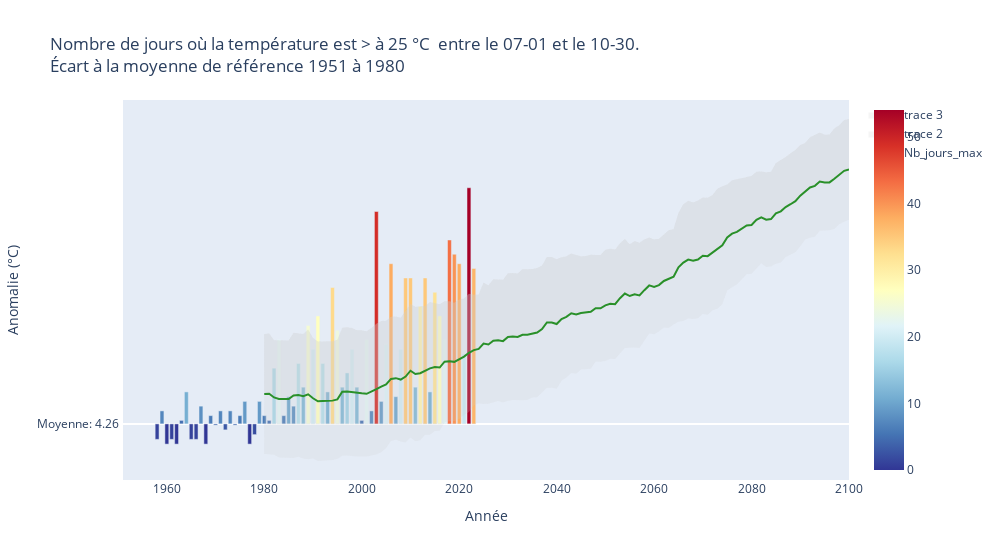

The notebook cell saved with this chart:
### Code cell
fig = uh.main_indic_nb_jour_consecutif(
    df_mf,
    df_drias,
    indicateur,
    seuil,
    periode_start,
    periode_end,
    dict_indicateurs,
    signe,
)
fig.show()

### Figure 1 — Plotly figure (JSON) as saved in the notebook; plotly's stock layout.template omitted (floating-point values rounded to 4 significant figures; data arrays with more than 128 entries replaced by an {"elided": "..."} marker saying what was removed)
{"data": [{"hovertemplate": "Année: %{x}<br>Anomalie: %{y:.1f}°", "marker": {"color": [0, 1, 0, 5, 11, 1, 1, 8, 0, 6, 4, 7, 3, 7, 4, 6, 9, 0, 2, 9, 6, 5, 16, 22, 6, 10, 8, 17, 12, 25, 20, 27, 17, 11, 33, 24, 12, 15, 20, 12, 5, 22, 7, 49, 9, 21, 38, 10, 20, 35, 35, 12, 29, 35, 11, 32, 27, 22, 43, 40, 1, 7, 38, 19, 54, 37], "coloraxis": "coloraxis"}, "name": "Nb_jours_max", "type": "bar", "x": [1960, 1961, 1962, 1963, 1964, 1965, 1966, 1967, 1968, 1969, 1970, 1971, 1972, 1973, 1974, 1975, 1976, 1977, 1978, 1979, 1980, 1981, 1982, 1983, 1984, 1985, 1986, 1987, 1988, 1989, 1990, 1991, 1992, 1993, 1994, 1995, 1996, 1997, 1998, 1999, 2000, 2001, 2002, 2003, 2004, 2005, 2006, 2007, 2008, 2009, 2010, 2011, 2012, 2013, 2014, 2015, 2016, 2017, 2018, 2019, 1958, 1959, 2020, 2021, 2022, 2023], "y": [-4.261, -3.261, -4.261, 0.7391, 6.739, -3.261, -3.261, 3.739, -4.261, 1.739, -0.2609, 2.739, -1.261, 2.739, -0.2609, 1.739, 4.739, -4.261, -2.261, 4.739, 1.739, 0.7391, 11.74, 17.74, 1.739, 5.739, 3.739, 12.74, 7.739, 20.74, 15.74, 22.74, 12.74, 6.739, 28.74, 19.74, 7.739, 10.74, 15.74, 7.739, 0.7391, 17.74, 2.739, 44.74, 4.739, 16.74, 33.74, 5.739, 15.74, 30.74, 30.74, 7.739, 24.74, 30.74, 6.739, 27.74, 22.74, 17.74, 38.74, 35.74, -3.261, 2.739, 33.74, 14.74, 49.74, 32.74]}, {"hovertemplate": "Année: %{x}<br>Anomalie: %{y:.1f}°", "legendgroup": "", "line": {"color": "green", "dash": "solid"}, "marker": {"symbol": "circle"}, "mode": "lines", "name": "", "orientation": "v", "showlegend": false, "type": "scatter", "x": {"elided": "150 int values"}, "xaxis": "x", "y": {"elided": "150 float values"}, "yaxis": "y"}, {"fill": "tonexty", "fillcolor": "rgba(204, 204, 204, 0.2)", "hovertemplate": "Année: %{x}<br>Anomalie: %{y:.1f}°", "line": {"width": 0}, "mode": "lines", "type": "scatter", "x": {"elided": "150 int values"}, "y": {"elided": "150 float values"}}, {"fill": "tonexty", "fillcolor": "rgba(204, 204, 204, 0.2)", "hovertemplate": "Année: %{x}<br>Anomalie: %{y:.1f}°", "line": {"width": 0}, "mode": "lines", "type": "scatter", "x": {"elided": "150 int values"}, "y": {"elided": "150 float values"}}], "layout": {"coloraxis": {"colorscale": [[0, "rgb(49,54,149)"], [0.1, "rgb(69,117,180)"], [0.2, "rgb(116,173,209)"], [0.3, "rgb(171,217,233)"], [0.4, "rgb(224,243,248)"], [0.5, "rgb(255,255,191)"], [0.6, "rgb(254,224,144)"], [0.7, "rgb(253,174,97)"], [0.8, "rgb(244,109,67)"], [0.9, "rgb(215,48,39)"], [1, "rgb(165,0,38)"]]}, "title": {"text": "Nombre de jours où la température est > à 25 °C  entre le 07-01 et le 10-30.<br>Écart à la moyenne de référence 1951 à 1980"}, "width": 1000, "xaxis": {"title": {"text": "Année"}}, "yaxis": {"ticktext": ["Moyenne: 4.26 "], "tickvals": [0], "title": {"text": "Anomalie (°C)"}}}}
